Frame 1 (no input): blank canvas, image omitted
Frame 60 (no input): blank canvas, image omitted
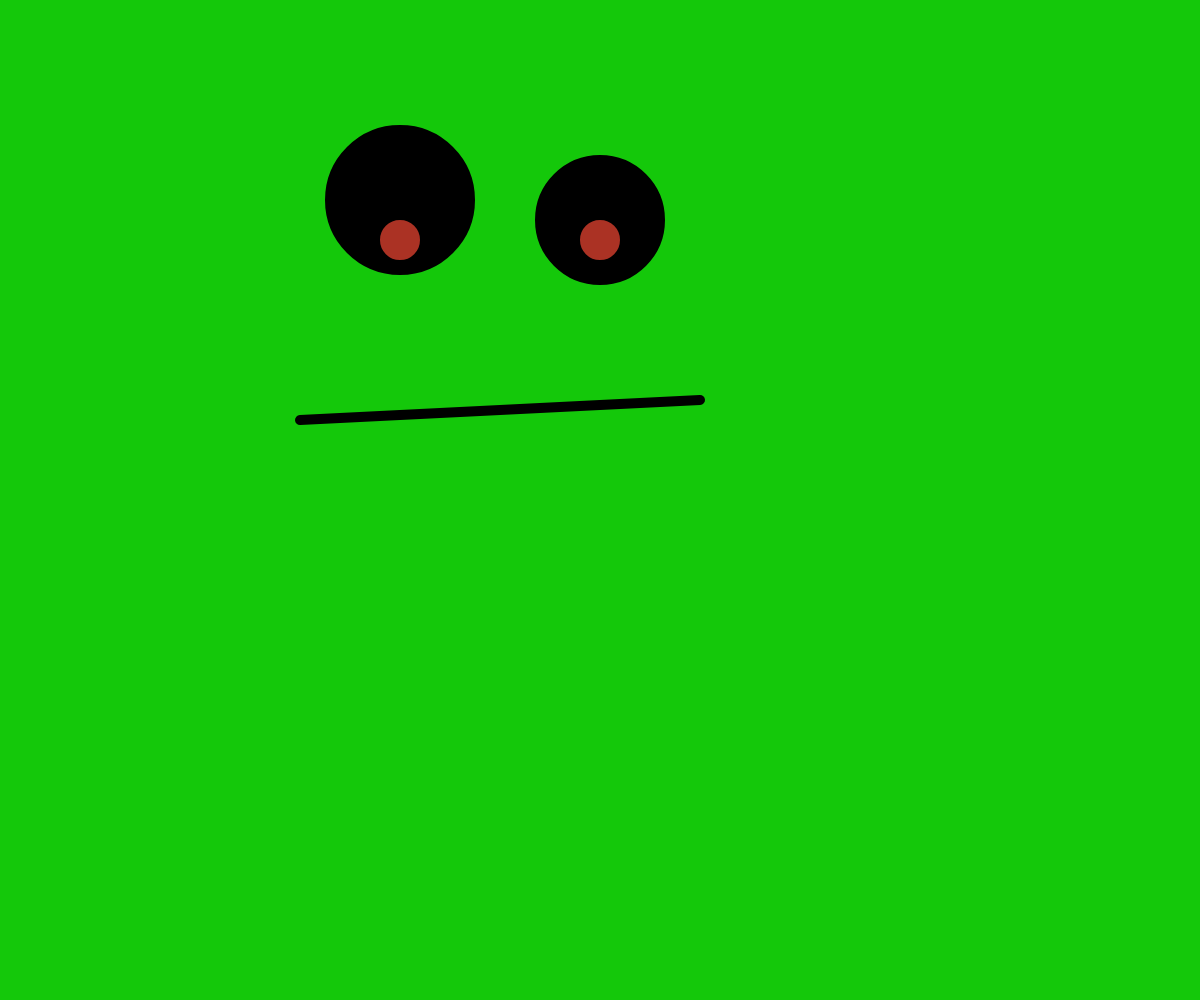
Frame 120 (the mouse pressed at the canvas centre since frame 60)

The p5.js sketch whose frames 1 and 60 were blank and that drew this single picture after the mouse press (run headless with seeded random() and noise() and a simulated clock; from frame 60 on, the mouse is pressed at the canvas centre):

// p5.js sketch
// ── sketch.js
var issaLook = false;

function setup (){
    createCanvas(windowWidth, windowHeight);
}


function draw(){
    if(issaLook == false){;
    background(0);
        fill(0)
        ellipse(400,200, 140, 140);
        ellipse(600, 200, 140, 140);
        
    }else{
        background(20,200,10);
        fill(0)
                ellipse(400, 200, 140, 140);
                ellipse(600, 220, 120, 120);
        fill(random(190), 50,random(180));
                ellipse(600, 240, 50, 50);
                ellipse(400, 240, 50, 50);
         strokeWeight(10)
        line(300, 420, 700, 400);
    }
}

function mousePressed(){
    issaLook = !issaLook;
    
    
}
